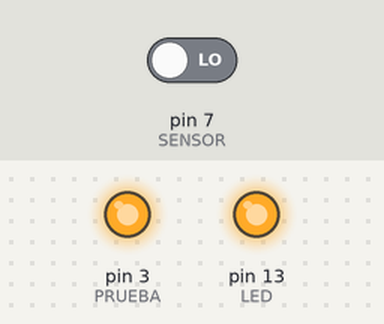
Recording of a sketch running on a simulated Arduino Uno, built with avr-gcc and run on an emulated ATmega328P. Parts: output pins drawn as LEDs (lit = HIGH). The inputs (shaded band) are chosen by the test bench; at power-on: pin 7 (SENSOR) LOW. What the sketch prints to the serial monitor is not drawn.

Above: at 0.3 s.
Timing chart, 0 to 1.8 s (numbered marks = the images above):
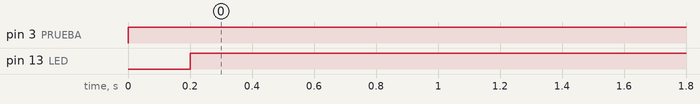

The sketch:

leeeeeee.ino
```cpp
const int LED = 13;
const int SENSOR = 7;
const int PRUEBA= 3;


int val = 0;     // variable para almacenar el valor leido

void setup()
{
  Serial.begin(9600);
  pinMode(LED , OUTPUT);      // configura el pin digital 13como salida
  pinMode(SENSOR , INPUT);
  pinMode(PRUEBA , OUTPUT);

}

void loop()
{
  digitalWrite(PRUEBA , HIGH);
  digitalRead(SENSOR);
  Serial.println(digitalRead(SENSOR));
  delay(200);
  digitalWrite(LED , HIGH);    // configura el pin del LED al mismo valor que el pulsador
}
```

Measured:
- by itself, pin 3 (PRUEBA): LOW → HIGH at 0.00 s
- by itself, pin 13 (LED): LOW → HIGH at 0.20 s
